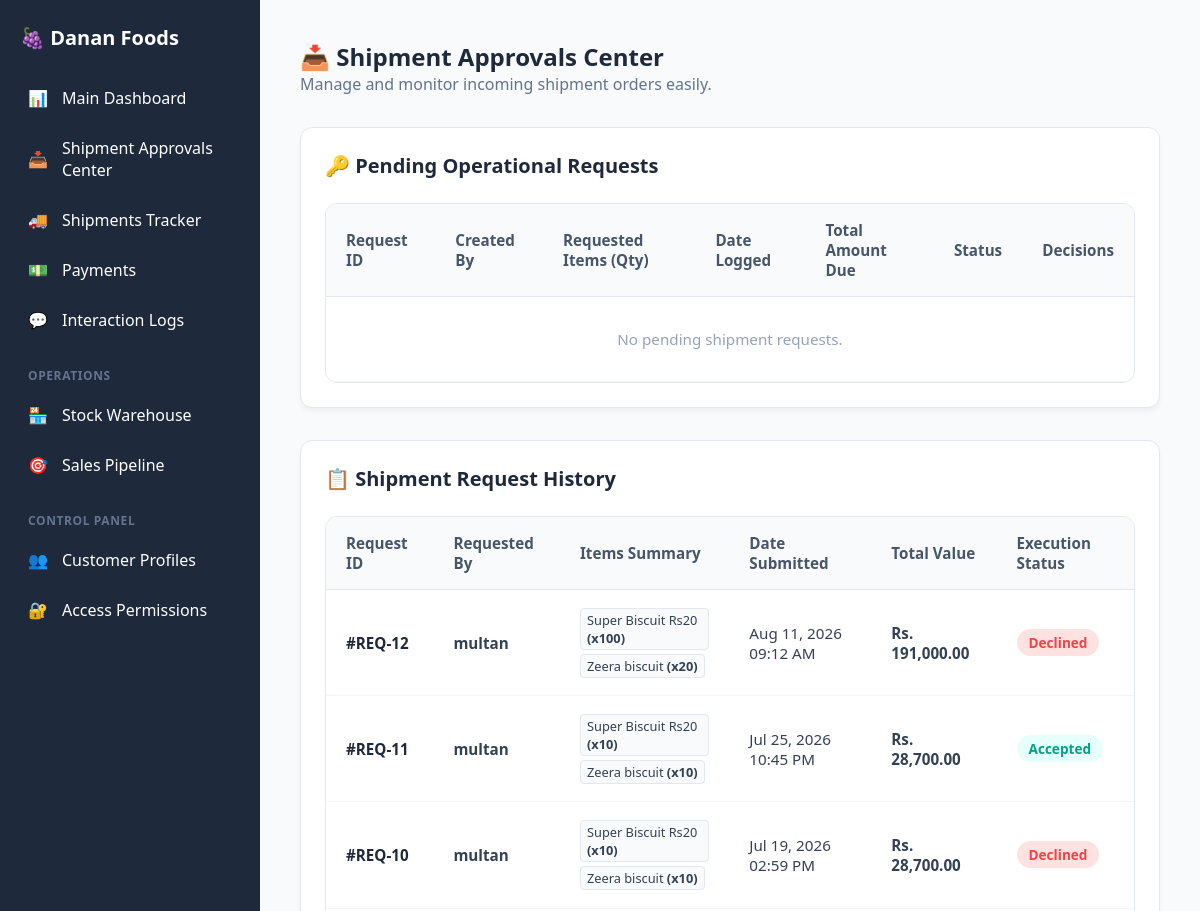
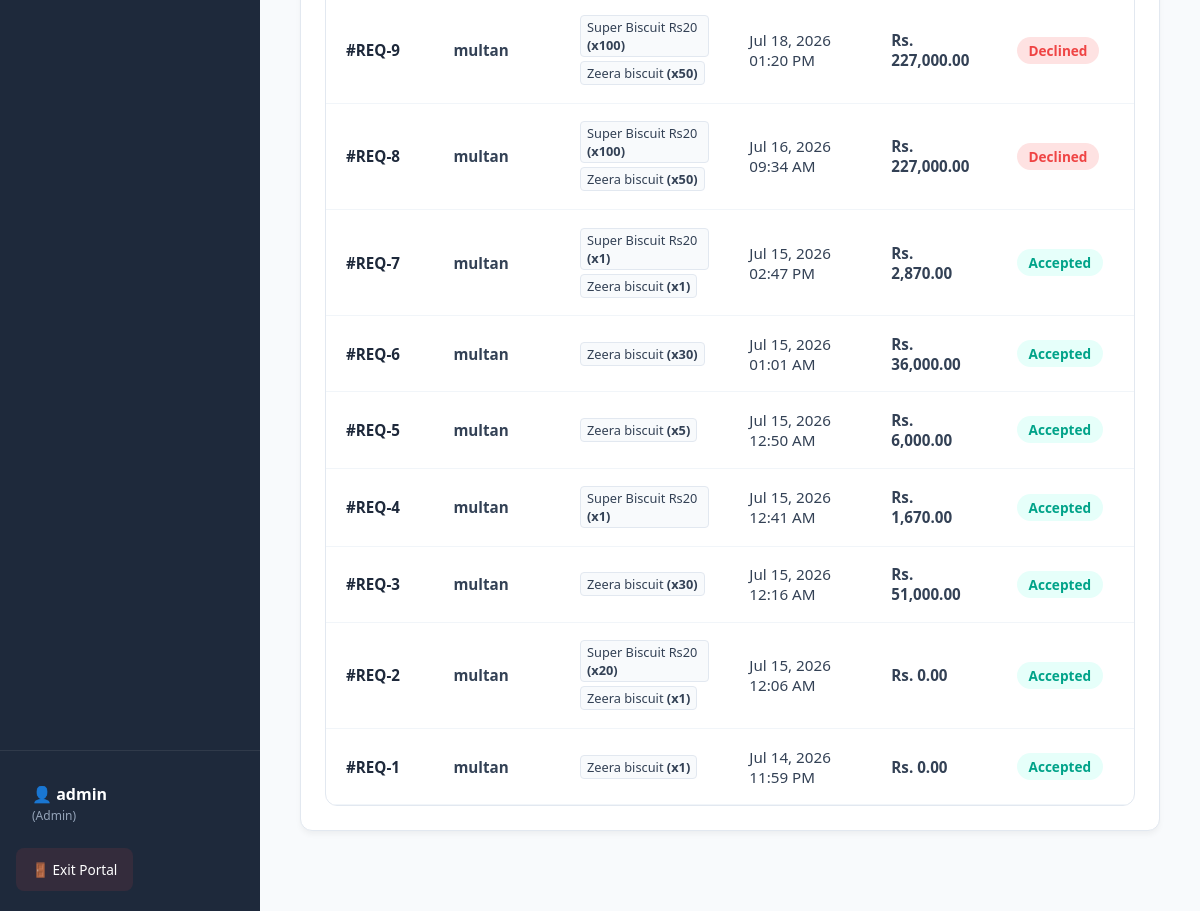
/shipment-requests.php (signed in), run on the app's committed database (2 pictures, top to bottom).
### tables this page shows
CREATE TABLE `shipment_requests` (
  `id` int(11) NOT NULL,
  `user_id` int(11) NOT NULL,
  `username` varchar(100) NOT NULL,
  `requested_at` timestamp NULL DEFAULT current_timestamp(),
  `status` enum('Pending','Accepted','Declined') DEFAULT 'Pending',
  `total_amount` decimal(10,2) DEFAULT 0.00
);

CREATE TABLE `shipment_request_items` (
  `id` int(11) NOT NULL,
  `request_id` int(11) NOT NULL,
  `product_id` int(11) NOT NULL,
  `product_name` varchar(150) NOT NULL,
  `quantity` int(11) NOT NULL,
  `price_per_unit` decimal(10,2) NOT NULL
);

### shipment-requests.php (the view, shortened to what this page needs)
<?php
require_once 'config/db.php';
require_once 'includes/header.php';
$current_role = $_SESSION['role'] ?? 'Support';
$user_id = $_SESSION['user_id'] ?? 0;
$shipment_requests = [];
try {
    $pdo->exec("CREATE TABLE IF NOT EXISTS shipment_requests (
        id INT AUTO_INCREMENT PRIMARY KEY,
        user_id INT NOT NULL,
        username VARCHAR(100) NOT NULL,
        requested_at TIMESTAMP DEFAULT CURRENT_TIMESTAMP,
        status ENUM('Pending', 'Accepted', 'Declined') DEFAULT 'Pending',
        total_amount DECIMAL(10,2) DEFAULT '0.00'
    )");
    $pdo->exec("CREATE TABLE IF NOT EXISTS shipment_request_items (
        id INT AUTO_INCREMENT PRIMARY KEY,
        request_id INT NOT NULL,
        product_id INT NOT NULL,
        product_name VARCHAR(150) NOT NULL,
        quantity INT NOT NULL,
        price_per_unit DECIMAL(10,2) NOT NULL,
        FOREIGN KEY (request_id) REFERENCES shipment_requests(id) ON DELETE CASCADE
    )");
} catch (Exception $e) {
    $message = "<div class='alert alert--danger' style='padding: 1rem; margin-bottom: 1rem; border-radius: 6px; background-color: #fee2e2; color: #991b1b;'>Database setup failed: " . htmlspecialchars($e->getMessage()) . "</div>";
}
$is_admin_or_manager = ($current_role === 'Admin' || $current_role === 'Manager');
try {
    if ($is_admin_or_manager) {
        $shipment_requests = $pdo->query("SELECT * FROM shipment_requests ORDER BY id DESC LIMIT 20")->fetchAll();
    } else {
        $req_stmt = $pdo->prepare("SELECT * FROM shipment_requests WHERE user_id = ? ORDER BY id DESC LIMIT 10");
        $req_stmt->execute([$user_id]);
        $shipment_requests = $req_stmt->fetchAll();
    }
} catch (Exception $e) {
    $message = "<div class='alert alert--danger' style='padding: 1rem; margin-bottom: 1rem; border-radius: 6px; background-color: #fee2e2; color: #991b1b;'>Error fetching records: " . htmlspecialchars($e->getMessage()) . "</div>";
}
?>
<div class="shipment-container">
    <div class="dashboard-header" style="margin-bottom: 2rem;">
        <h2 class="section-title" style="color: var(--primary-color);">
            <?php echo $is_admin_or_manager ? '📥 Shipment Approvals Center' : '📦 Order New Stock Shipment'; ?>
        </h2>
        <p style="color: #64748b;">Manage and monitor incoming shipment orders easily.</p>
    </div>
    <?php if ($is_admin_or_manager): ?>
        <div class="action-panel" style="margin-bottom: 2rem; background: #ffffff; border-radius: 12px; padding: 1.5rem; box-shadow: 0 4px 6px -1px rgba(0,0,0,0.05);">
            <h3 class="action-panel__title" style="color: var(--primary-color); margin-bottom: 1rem;">🔑 Pending Operational Requests</h3>
            <div class="data-table-wrapper desktop-table-view">
                <table class="data-table">
                    <thead>
                        <tr>
                            <th class="data-table__th">Request ID</th>
                            <th class="data-table__th">Created By</th>
                            <th class="data-table__th">Requested Items (Qty)</th>
                            <th class="data-table__th">Date Logged</th>
                            <th class="data-table__th">Total Amount Due</th>
                            <th class="data-table__th">Status</th>
                            <th class="data-table__th" style="text-align: right;">Decisions</th>
                        </tr>
                    </thead>
                    <tbody>
                        <?php
                        $pending_found = false;
                        if (!empty($shipment_requests)):
                            foreach ($shipment_requests as $req):
                                if ($req['status'] !== 'Pending') continue;
                                $pending_found = true;
                        ?>
                        <?php
                            endforeach;
                        endif;
                        if (!$pending_found):
                        ?>
                            <tr>
                                <td colspan="7" class="data-table__td" style="text-align: center; color: #94a3b8; padding: 2rem;">No pending shipment requests.</td>
                            </tr>
                        <?php endif; ?>
                    </tbody>
                </table>
            </div>
        </div>
    <?php endif; ?>
    <div class="action-panel" style="background: #ffffff; border-radius: 12px; padding: 1.5rem; box-shadow: 0 4px 6px -1px rgba(0,0,0,0.05);">
        <h3 class="action-panel__title" style="margin-bottom: 1.25rem; color: var(--primary-color);">📋 Shipment Request History</h3>
        <div class="data-table-wrapper desktop-table-view">
            <table class="data-table">
                <thead>
                    <tr>
                        <th class="data-table__th">Request ID</th>
                        <th class="data-table__th">Requested By</th>
                        <th class="data-table__th">Items Summary</th>
                        <th class="data-table__th">Date Submitted</th>
                        <th class="data-table__th">Total Value</th>
                        <th class="data-table__th">Execution Status</th>
                    </tr>
                </thead>
                <tbody>
                    <?php if (!empty($shipment_requests)): foreach ($shipment_requests as $s_req):
                        $hist_items_query = $pdo->prepare("SELECT product_name, quantity FROM shipment_request_items WHERE request_id = ?");
                        $hist_items_query->execute([$s_req['id']]);
                        $hist_items = $hist_items_query->fetchAll();
                    ?>
                        <tr class="data-table__tr">
                            <td class="data-table__td" style="font-weight: 600; color: var(--primary-color);">#REQ-<?php echo $s_req['id']; ?></td>
                            <td class="data-table__td"><strong><?php echo htmlspecialchars($s_req['username']); ?></strong></td>
                            <td class="data-table__td">
                                <div style="font-size: 0.8rem; max-width: 280px; display: flex; flex-wrap: wrap; gap: 4px;">
                                    <?php foreach ($hist_items as $h_itm): ?>
                                        <span style="background: #f8fafc; border: 1px solid #e2e8f0; padding: 2px 6px; border-radius: 4px;">
                                            <?php echo htmlspecialchars($h_itm['product_name']); ?> <strong>(x<?php echo $h_itm['quantity']; ?>)</strong>
                                        </span>
                                    <?php endforeach; ?>
                                </div>
                            </td>
                            <td class="data-table__td"><?php echo date('M d, Y h:i A', strtotime($s_req['requested_at'])); ?></td>
                            <td class="data-table__td" style="font-weight:700;">Rs. <?php echo number_format($s_req['total_amount'], 2); ?></td>
                            <td class="data-table__td">
                                <?php if ($s_req['status'] === 'Pending'): ?>
                                    <span class="badge badge--warning">Pending</span>
                                <?php elseif ($s_req['status'] === 'Accepted'): ?>
                                    <span class="badge badge--success">Accepted</span>
                                <?php else: ?>
                                    <span class="badge" style="background:#fee2e2; color:#ef4444;">Declined</span>
                                <?php endif; ?>
                            </td>
                        </tr>
                    <?php endforeach; endif; ?>
                </tbody>
            </table>
        </div>
    </div>
</div>

### assets/css/style.css (style rules this page uses)
:root { --primary-color: #1e293b; --accent-color: #6366f1; --success-color: #10b981; --warning-color: #f59e0b; --danger-color: #ef4444; --bg-color: #f8fafc; --sidebar-width: 260px; --topbar-height: 60px; }
* { box-sizing: border-box; margin: 0; padding: 0; }
body { min-height: 100vh; font-family: system-ui, -apple-system, sans-serif; background-color: var(--bg-color) !important; color: #334155; overflow-x: hidden; display: flex; margin: 0; }
.action-panel { background: white; padding: 2rem; border-radius: 12px; border: 1px solid #e2e8f0; margin-bottom: 2.5rem; }
.action-panel__title { margin-bottom: 1.5rem; color: var(--primary-color); font-size: 1.25rem; font-weight: 700; }
.data-table-wrapper { width: 100%; overflow-x: auto; background: white; border-radius: 12px; border: 1px solid #e2e8f0; margin-top: 1.5rem; }
.data-table { width: 100%; border-collapse: collapse; font-size: 0.95rem; text-align: left; }
.data-table__th { background: #f8fafc; color: #475569; padding: 1rem 1.25rem; border-bottom: 1px solid #e2e8f0; font-weight: 600; }
.data-table__td { padding: 1.1rem 1.25rem; border-bottom: 1px solid #f1f5f9; color: #334155; }
.badge { display: inline-block; padding: 0.25rem 0.75rem; font-size: 0.85rem; font-weight: 700; border-radius: 30px; }
.badge--success { background: #e6fffa; color: #00a389; }

### shipment-requests.php (style rules this page uses)
.shipment-container { width: 100%; max-width: 1200px; margin: 0 auto; }
.desktop-table-view { display: block; }

### data on the page
shipment_requests: id "12", username "multan", requested_at "Aug 11, 2026 09:12 AM", total_amount "191,000.00", status "Declined"
shipment_request_items: product_name "Super Biscuit Rs20", quantity "100"
shipment_request_items: product_name "Zeera biscuit", quantity "20"
shipment_requests: id "11", username "multan", requested_at "Jul 25, 2026 10:45 PM", total_amount "28,700.00", status "Accepted"
shipment_request_items: product_name "Super Biscuit Rs20", quantity "10"
shipment_request_items: product_name "Zeera biscuit", quantity "10"
shipment_requests: id "10", username "multan", requested_at "Jul 19, 2026 02:59 PM", total_amount "28,700.00", status "Declined"
shipment_requests: id "9", username "multan", requested_at "Jul 18, 2026 01:20 PM", total_amount "227,000.00", status "Declined"
shipment_request_items: product_name "Zeera biscuit", quantity "50"
shipment_requests: id "8", username "multan", requested_at "Jul 16, 2026 09:34 AM", total_amount "227,000.00", status "Declined"
shipment_requests: id "7", username "multan", requested_at "Jul 15, 2026 02:47 PM", total_amount "2,870.00", status "Accepted"
shipment_request_items: product_name "Super Biscuit Rs20", quantity "1"
shipment_request_items: product_name "Zeera biscuit", quantity "1"
shipment_requests: id "6", username "multan", requested_at "Jul 15, 2026 01:01 AM", total_amount "36,000.00", status "Accepted"
shipment_request_items: product_name "Zeera biscuit", quantity "30"
shipment_requests: id "5", username "multan", requested_at "Jul 15, 2026 12:50 AM", total_amount "6,000.00", status "Accepted"
shipment_request_items: product_name "Zeera biscuit", quantity "5"
shipment_requests: id "4", username "multan", requested_at "Jul 15, 2026 12:41 AM", total_amount "1,670.00", status "Accepted"
shipment_requests: id "3", username "multan", requested_at "Jul 15, 2026 12:16 AM", total_amount "51,000.00", status "Accepted"
shipment_requests: id "2", username "multan", requested_at "Jul 15, 2026 12:06 AM", total_amount "0.00", status "Accepted"
shipment_request_items: product_name "Super Biscuit Rs20", quantity "20"
shipment_requests: id "1", username "multan", requested_at "Jul 14, 2026 11:59 PM", total_amount "0.00", status "Accepted"

### other printed values
$username "admin"
$current_role "Admin"
